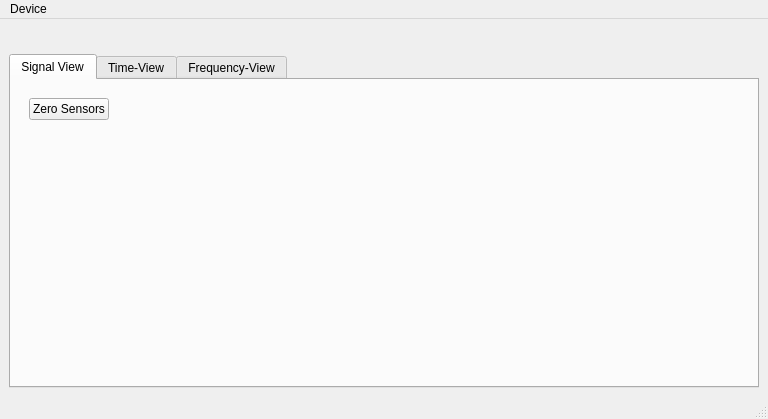
<?xml version="1.0" encoding="UTF-8"?>
<ui version="4.0">
 <class>DataGui</class>
 <widget class="QMainWindow" name="DataGui">
  <property name="geometry">
   <rect>
    <x>0</x>
    <y>0</y>
    <width>768</width>
    <height>419</height>
   </rect>
  </property>
  <property name="windowTitle">
   <string>NI-Measurement GUI</string>
  </property>
  <widget class="QWidget" name="centralwidget">
   <layout class="QGridLayout" name="gridLayout_2">
    <item row="0" column="0">
     <widget class="AutosaveLogWidget" name="log_control" native="true">
      <property name="minimumSize">
       <size>
        <width>500</width>
        <height>0</height>
       </size>
      </property>
      <property name="maximumSize">
       <size>
        <width>1000</width>
        <height>16777215</height>
       </size>
      </property>
     </widget>
    </item>
    <item row="0" column="1">
     <spacer name="horizontalSpacer">
      <property name="orientation">
       <enum>Qt::Horizontal</enum>
      </property>
      <property name="sizeType">
       <enum>QSizePolicy::Preferred</enum>
      </property>
      <property name="sizeHint" stdset="0">
       <size>
        <width>340</width>
        <height>20</height>
       </size>
      </property>
     </spacer>
    </item>
    <item row="1" column="0" colspan="2">
     <widget class="QTabWidget" name="tab_time">
      <property name="font">
       <font>
        <weight>50</weight>
        <bold>false</bold>
       </font>
      </property>
      <property name="currentIndex">
       <number>0</number>
      </property>
      <widget class="QWidget" name="layout">
       <property name="toolTip">
        <string/>
       </property>
       <attribute name="title">
        <string>Signal View</string>
       </attribute>
       <layout class="QGridLayout" name="gridLayout">
        <item row="0" column="0" colspan="3">
         <widget class="QWidget" name="widget" native="true">
          <property name="sizePolicy">
           <sizepolicy hsizetype="Expanding" vsizetype="Preferred">
            <horstretch>0</horstretch>
            <verstretch>0</verstretch>
           </sizepolicy>
          </property>
          <layout class="QHBoxLayout" name="horizontalLayout_3">
           <item>
            <widget class="QPushButton" name="btn_zero">
             <property name="text">
              <string>Zero Sensors</string>
             </property>
            </widget>
           </item>
           <item>
            <spacer name="horizontalSpacer_4">
             <property name="orientation">
              <enum>Qt::Horizontal</enum>
             </property>
             <property name="sizeHint" stdset="0">
              <size>
               <width>624</width>
               <height>20</height>
              </size>
             </property>
            </spacer>
           </item>
          </layout>
         </widget>
        </item>
        <item row="1" column="1">
         <spacer name="verticalSpacer">
          <property name="orientation">
           <enum>Qt::Vertical</enum>
          </property>
          <property name="sizeHint" stdset="0">
           <size>
            <width>20</width>
            <height>141</height>
           </size>
          </property>
         </spacer>
        </item>
        <item row="2" column="0">
         <spacer name="horizontalSpacer_2">
          <property name="orientation">
           <enum>Qt::Horizontal</enum>
          </property>
          <property name="sizeHint" stdset="0">
           <size>
            <width>248</width>
            <height>20</height>
           </size>
          </property>
         </spacer>
        </item>
        <item row="2" column="1">
         <widget class="ToolViewWidget" name="tool_view" native="true"/>
        </item>
        <item row="2" column="2">
         <spacer name="horizontalSpacer_3">
          <property name="orientation">
           <enum>Qt::Horizontal</enum>
          </property>
          <property name="sizeHint" stdset="0">
           <size>
            <width>247</width>
            <height>20</height>
           </size>
          </property>
         </spacer>
        </item>
        <item row="3" column="1">
         <spacer name="verticalSpacer_2">
          <property name="orientation">
           <enum>Qt::Vertical</enum>
          </property>
          <property name="sizeHint" stdset="0">
           <size>
            <width>20</width>
            <height>140</height>
           </size>
          </property>
         </spacer>
        </item>
       </layout>
      </widget>
      <widget class="QWidget" name="tab_timedomain">
       <attribute name="title">
        <string>Time-View</string>
       </attribute>
       <layout class="QHBoxLayout" name="horizontalLayout">
        <item>
         <widget class="SignalViewer" name="time_display" native="true"/>
        </item>
       </layout>
      </widget>
      <widget class="QWidget" name="tab_frequencydomain">
       <attribute name="title">
        <string>Frequency-View</string>
       </attribute>
       <layout class="QHBoxLayout" name="horizontalLayout_2">
        <item>
         <widget class="SignalViewer" name="frequency_display" native="true"/>
        </item>
       </layout>
      </widget>
     </widget>
    </item>
   </layout>
  </widget>
  <widget class="QMenuBar" name="menubar">
   <property name="geometry">
    <rect>
     <x>0</x>
     <y>0</y>
     <width>768</width>
     <height>21</height>
    </rect>
   </property>
   <widget class="QMenu" name="menuDevice">
    <property name="title">
     <string>Device</string>
    </property>
    <addaction name="actionConnect"/>
   </widget>
   <addaction name="menuDevice"/>
  </widget>
  <widget class="QStatusBar" name="statusbar"/>
  <action name="actionConnect">
   <property name="text">
    <string>Connect</string>
   </property>
  </action>
 </widget>
 <customwidgets>
  <customwidget>
   <class>ToolViewWidget</class>
   <extends>QWidget</extends>
   <header>madernpytools/qtgui/tool_view_widget</header>
   <container>1</container>
  </customwidget>
  <customwidget>
   <class>SignalViewer</class>
   <extends>QWidget</extends>
   <header>madernpytools/qtgui/signal_viewer</header>
   <container>1</container>
  </customwidget>
  <customwidget>
   <class>AutosaveLogWidget</class>
   <extends>QWidget</extends>
   <header>madernpytools/qtgui/autosave_log_widget</header>
   <container>1</container>
  </customwidget>
 </customwidgets>
 <resources/>
 <connections/>
</ui>
